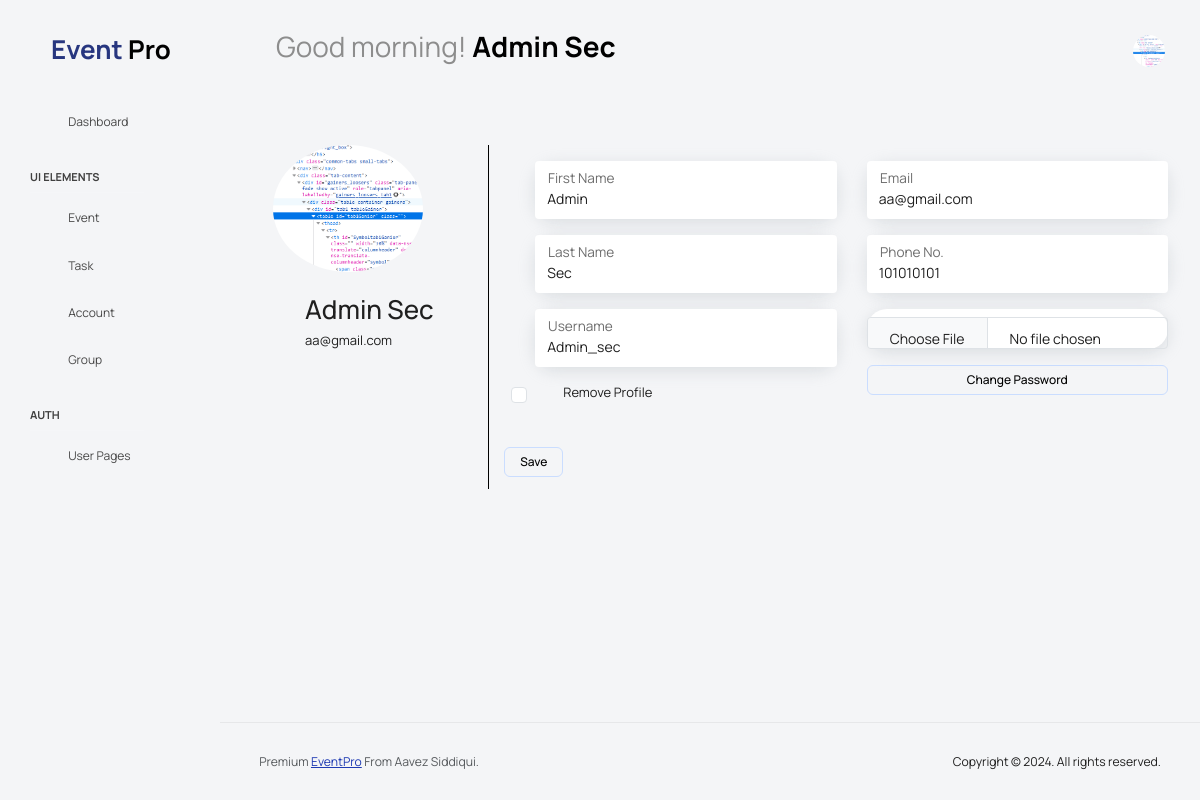
Screenshot of /profile_edit_page (signed in) with the database file from the repository.
### userAcc/models.py (models this page shows)
class CustomUser(AbstractUser):
    phone_number = models.CharField(max_length=15, blank=True, null=True)
    profile_image = models.ImageField(upload_to='profile_images/', blank=True, null=True,default=None)
    email =   models.EmailField(unique=True)
    USERNAME_FIELD = "email"
    REQUIRED_FIELDS = []
    objects = CustomUserManager()
    def __str__(self):
        return self.email
    class Meta:
        permissions = (
                        ("can_add_staff", "To add staff"),
                        ("can_edit_staff", "To edit staff"),
                        ("can_make_group", "To make group")
                        )

### eventapp/views.py (the view)
# urls.py: path('profile_edit_page',profile_edit_page,name='profile_edit_page'),
def profile_edit_page(request):
    return render(request,'Profile_Edit.html')

### templates/Profile_Edit.html (shortened to what this page needs)
{% extends 'base.html' %}
{% load static %}
{% block content %}
<div class="container">
    <div class="row">
        <div class="col-md-3 text-center text-md-start" style="border-right: 1px solid black;">
            {% if request.user.socialaccount_set.all %}
                {% with social_account=request.user.socialaccount_set.all.0 %}
                    {% if social_account.provider == 'google' %}
                        <img id="profile_image_edit" class="rounded-circle img-fluid w-75" src="{{ social_account.extra_data.picture }}">
                    {% endif %}
                {% endwith %}
            {% else %}
                <img id="profile_image_edit" class="rounded-circle img-fluid w-75" {% if user.profile_image %} src="{{ user.profile_image.url }}" {% else %} src="" {% endif %}>
            {% endif %}
            <div class="ms-0 ms-md-2 mt-4 text-center text-md-start">
                <h2 class="ms-md-4">{{ user.first_name }} {{ user.last_name }}</h2>
                <p class="ms-md-4">{{ user.email }}</p>
            </div>
        </div>
        <div class="col-md-9">
            <form action="{% url 'profile_edit' %}" method="POST" enctype="multipart/form-data">
                <div class="row ms-0 ms-md-3 mt-3">
                    <div class="col-md-6">
                        <div class="form-floating card mb-3">
                            <input type="text" class="form-control" placeholder="First Name" id="first_name_p" name="first_name_profile" style="border: none;" value="{{ user.first_name }}" required>
                            <label for="first_name_p">First Name</label>
                        </div>
                        <div class="form-floating card mb-3">
                            <input type="text" class="form-control" placeholder="Last Name" id="last_name_p" name="last_name_profile" style="border: none;" value="{{ user.last_name }}" required>
                            <label for="last_name_p">Last Name</label>
                        </div>
                        <div class="form-floating card mb-3">
                            <input type="text" class="form-control" placeholder="User Name" id="user_name_p" name="user_name_profile" style="border: none;" value="{{ user.username }}" required>
                            <label for="user_name_p">Username</label>
                        </div>
                        {% if not request.user.socialaccount_set.all %}
                            <div class="form-check mb-3">
                                <input type="checkbox" class="form-check-input" id="check_pic_id" name="check_pic">
                                <label class="form-check-label" for="check_pic_id">Remove Profile</label>
                            </div>
                        {% endif %}
                    </div>
                    <div class="col-md-6">
                        <div class="form-floating card mb-3">
                            <input type="email" class="form-control" placeholder="Email" id="email_p" name="email_profile" style="border: none;" value="{{ user.email }}" required>
                            <label for="email_p">Email</label>
                        </div>
                        <div class="form-floating card mb-3">
                            <input type="number" class="form-control" placeholder="Phone No." id="phone_p" name="phone_profile" style="border: none;" value="{{ user.phone_number }}">
                            <label for="phone_p">Phone No.</label>
                        </div>
                        {% if not request.user.socialaccount_set.all %}
                            <div class="card mb-3">
                                <input type="file" class="form-control mt-2" id="profile_file" name="profile_pic" accept="image/*">
                            </div>
                            <button type="button" class="btn btn-outline-primary w-100" data-bs-toggle="modal" data-bs-target="#password">
                                Change Password
                            </button>
                        {% endif %}
                    </div>
                </div>
                <button type="submit" class="btn btn-outline-primary mt-4">Save</button>
            </form>
        </div>
    </div>
</div>
{% endblock %}

### templates/includes/navbar.html (shortened to what this page needs)
{% load static %}
<nav class="navbar default-layout col-lg-12 col-12 p-0 fixed-top d-flex align-items-top flex-row">
   <div class="text-center navbar-brand-wrapper d-flex align-items-center justify-content-start">
        <div>
            <a class="navbar-brand d-none d-lg-block" href="{% url 'home' %}">
                <h2 class="mb-0"><b>Event <span style="color: black;">Pro</span></b></h2>
            </a>
        </div>
    </div>
    <div class="navbar-menu-wrapper d-flex align-items-top">
      <ul class="navbar-nav">
        <li class="nav-item font-weight-semibold d-none d-lg-block ms-0">
          {% if request.user.is_authenticated %}
    {% if request.user.socialaccount_set.all %}
        {% with social_account=request.user.socialaccount_set.all.0 %}
            {% if social_account.provider == 'google' %}
            <h1 class="welcome-text"><span id="greeting"></span> <span class="text-black fw-bold">{{ request.user.first_name }} {{ request.user.last_name }}</span></h1>
          {% endif %}
        {% endwith %}
      {% else %}
      <h1 class="welcome-text"><span id="greeting"></span> <span class="text-black fw-bold">{{ request.user.first_name }} {{ request.user.last_name }}</span></h1>
    {% endif %}
    {% else %}
          <h1 class="welcome-text"><span id="greeting"></span> <span class="text-black fw-bold">Guest</span></h1>
{% endif %}
        </li>
      </ul>
      <ul class="navbar-nav ms-auto">
        {% if request.user.is_authenticated %}
  {% if request.user.socialaccount_set.all %}
    {% with social_account=request.user.socialaccount_set.all.0 %}
      {% if social_account.provider == 'google' %}
        <li class="nav-item dropdown user-dropdown">
          <a class="nav-link" id="UserDropdown" href="#" data-bs-toggle="dropdown" aria-expanded="false">
            <img class="img-xs rounded-circle" src="{{ social_account.extra_data.picture }}" alt="Profile image">
          </a>
          <div class="dropdown-menu dropdown-menu-right navbar-dropdown" aria-labelledby="UserDropdown">
            <div class="dropdown-header text-center">
              <img class="img-md rounded-circle" src="{{ social_account.extra_data.picture }}" alt="Profile image">
              <p class="mb-1 mt-3 font-weight-semibold">{{ request.user.first_name }} {{ request.user.last_name }}</p>
              <p class="fw-light text-muted mb-0">{{ request.user }}</p>
            </div>
            <a class="dropdown-item" href="{% url 'profile_edit_page' %}"><i class="dropdown-item-icon mdi mdi-account-outline text-primary me-2"></i> My Profile <span class="badge badge-pill badge-danger">1</span></a>
            <a class="dropdown-item"><i class="dropdown-item-icon mdi mdi-message-text-outline text-primary me-2"></i> Messages</a>
            <a class="dropdown-item"><i class="dropdown-item-icon mdi mdi-calendar-check-outline text-primary me-2"></i> Activity</a>
            <a class="dropdown-item"><i class="dropdown-item-icon mdi mdi-help-circle-outline text-primary me-2"></i> FAQ</a>
            <a class="dropdown-item" href="{% url 'logout' %}"><i class="dropdown-item-icon mdi mdi-power text-primary me-2"></i>Sign Out</a>
          </div>
        </li>
      {% endif %}
    {% endwith %}
  {% else %}
    <li class="nav-item dropdown user-dropdown">
      <a class="nav-link" id="UserDropdown" href="#" data-bs-toggle="dropdown" aria-expanded="false">
        {% if user.profile_image != '' %}
          <img class="img-xs rounded-circle" src="{{ user.profile_image.url }}" alt="Profile image">
        {% else %}
          <i class="mdi mdi-account-circle menu-icon"></i>
        {% endif %}
      </a>
    </li>
  {% endif %}
{% endif %}
    </div>
  </nav>

### templates/base.html (style rules this page uses)
.user-dropdown .nav-link { display: flex !important; align-items: center; justify-content: center; }

### rows the page displays
CustomUser: user.first_name "Admin", user.last_name "Sec", profile_image (picture), first_name "Admin", last_name "Sec", email "aa@gmail.com", first_name_profile "Admin", last_name_profile "Sec", user_name_profile "Admin_sec", email_profile "aa@gmail.com", phone_profile "101010101"
